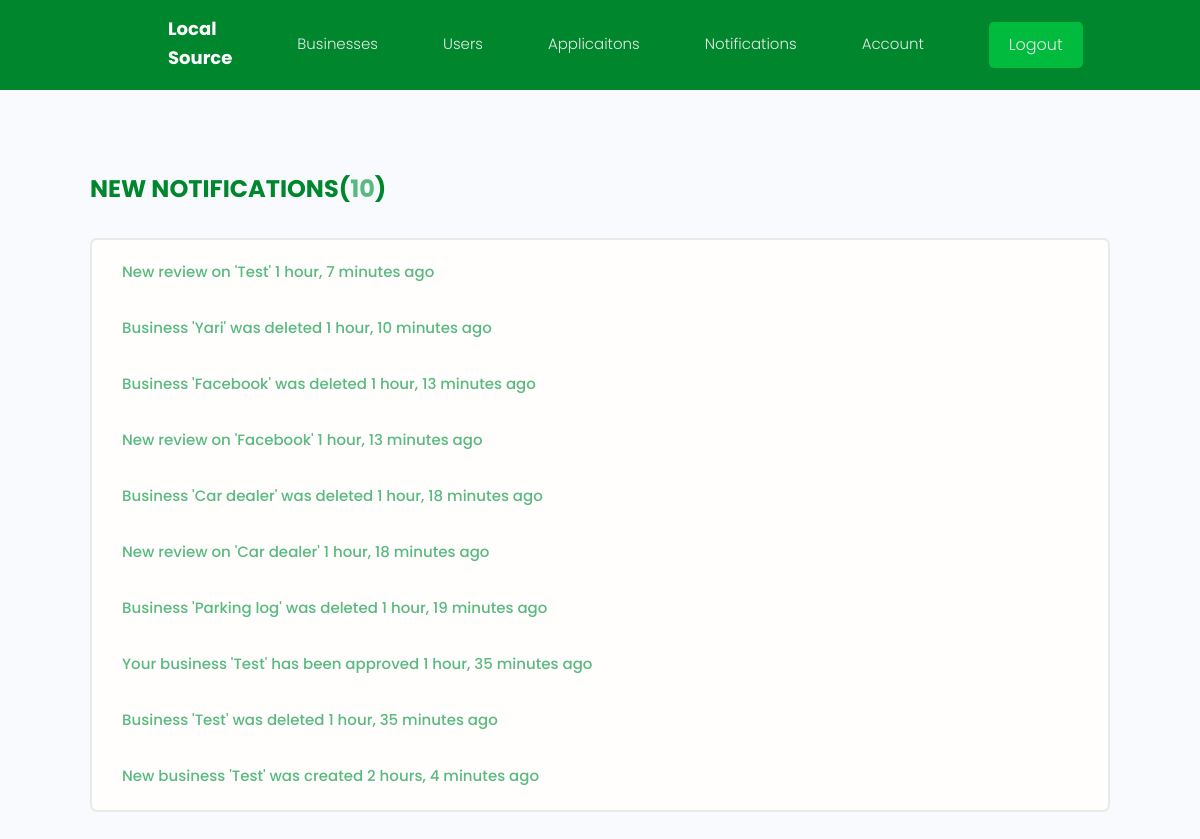
/notifications (signed in), run on an earlier commit of the app's database.
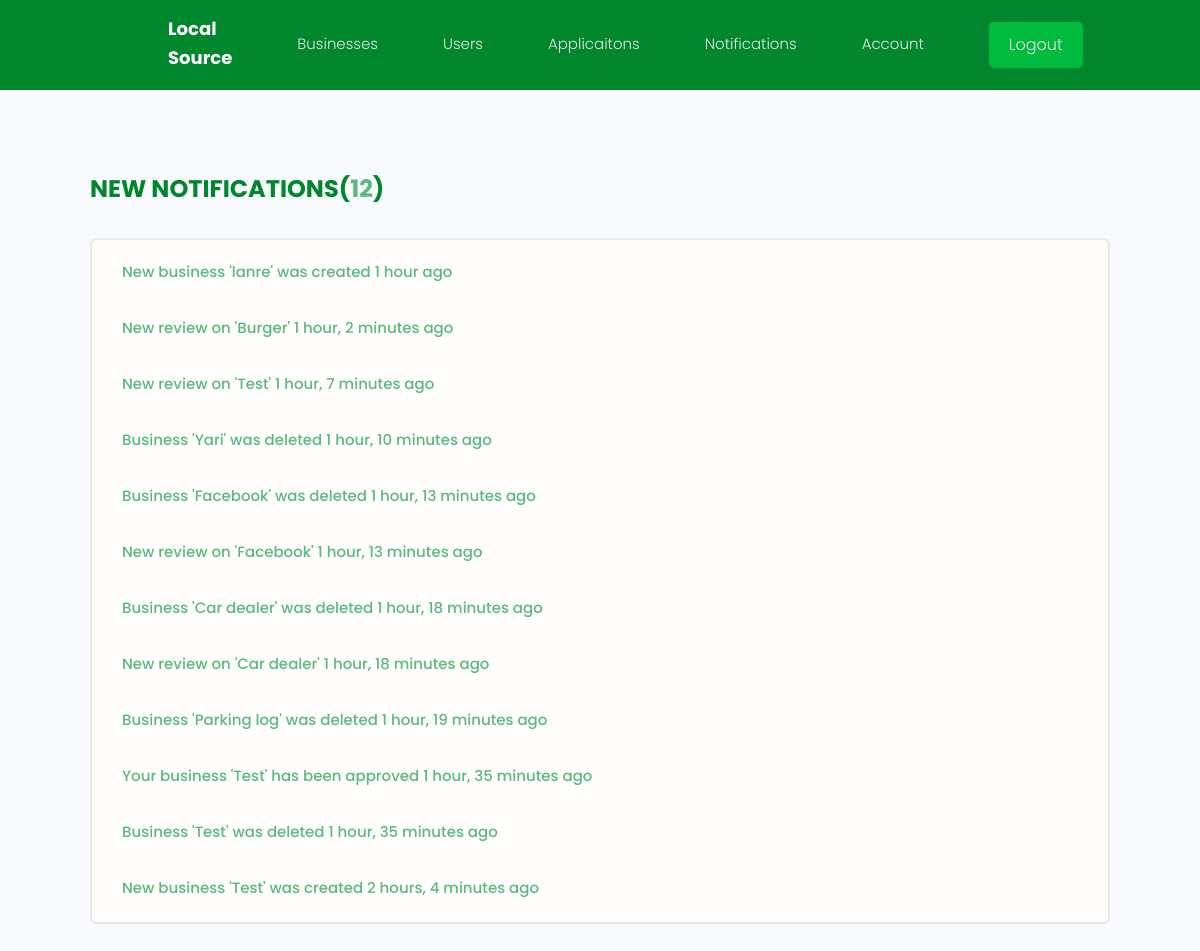
And on a later commit of the database.
### Business/models.py (models this page shows, shortened)
class Notification(models.Model):
    NOTIFICATION_TYPES = (
        ('business_application', 'Business Application'),
        ('review_added', 'Review Added'),
        ('business_approved', 'Business Approved'),
        ('business_declined', 'Business Declined'),
    )
    recipient = models.ForeignKey(Profile, on_delete=models.CASCADE, related_name='notifications')
    message = models.CharField(max_length=255)
    notification_type = models.CharField(max_length=50, choices=NOTIFICATION_TYPES)
    is_read = models.BooleanField(default=False)
    created = models.DateTimeField(auto_now_add=True)
    id = models.UUIDField(primary_key=True, default=uuid.uuid4, editable=False, unique=True)

### Business/views.py (the view)
# urls.py: path('notifications', views.notifications, name="notifications"),
@login_required(login_url="login")
def notifications(request):
    page = 'notifications'
    profile = request.user.profile
    admin = profile.is_admin = True
    notifications = request.user.profile.notifications.order_by("-created")
    context = {'page':page, 'profile':profile, 'admin':admin, 'notifications':notifications}
    return render(request, "business/notifications.html", context)

### Business/templates/Business/notifications.html (shortened to what this page needs)
{% extends 'main.html' %}
{% block content %}
<main class="inbox my-xl">
  <div class="content-box">
    <h3 class="inbox__title">New Notifications(<span>{{notifications.count}}</span>)</h3>
    {% if notifications %}
        <ul class="messages">
            {% for notification in notifications %}
            <li class="unread" style="padding:15px 0px; ">
                {% if notification.notification_type == "business_created" %}
                    <a href="{% url 'pending-applications' %}">
                        {{ notification.message }}
                    <small>{{ notification.created|timesince }} ago</small>
                    </a>
                {% elif notification.notification_type == "review_added" %}
                    <a>
                        {{ notification.message }}
                    <small>{{ notification.created|timesince }} ago</small>
                    </a>
                {% else %}
                <a>
                    {{ notification.message }}
                    <small>{{ notification.created|timesince }} ago</small>
                </a>
                {% endif %}
        </li>
        {% endfor %}
        </ul>
    {% endif %}
  </div>
</main>
{% endblock content %}

What changed in the data, as far as the page shows it:
added Notification: message "New business 'lanre' was created", created "1 hour"
added Notification: message "New review on 'Burger'", created "1 hour, 2 minutes"
Also different on the page:
{{ notifications.count }}: "10" → "12"
